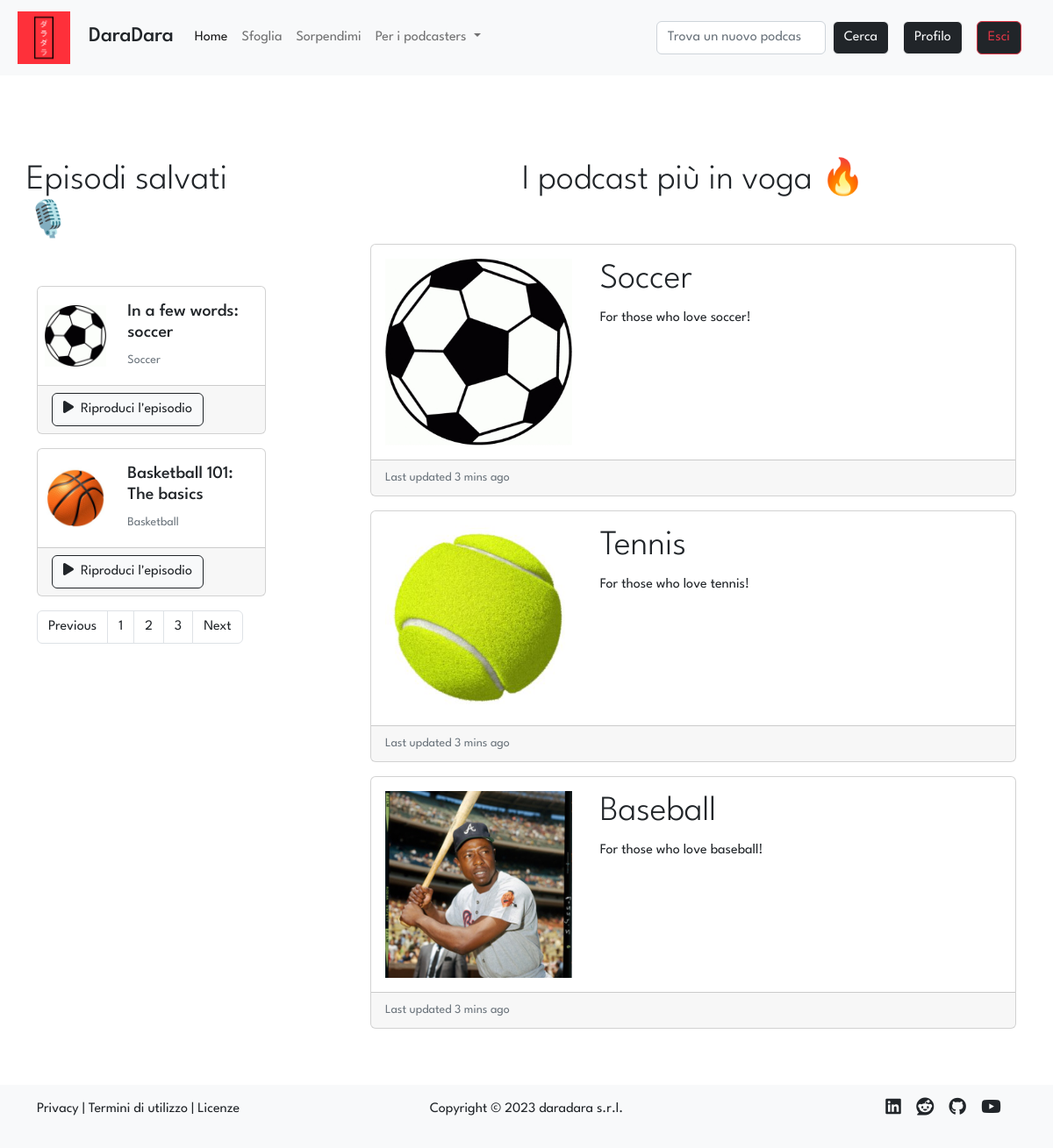
The page / (signed in) on the database its author committed.
### tables this page shows
CREATE TABLE "episodes" (
	"id"	INTEGER NOT NULL UNIQUE,
	"title"	TEXT NOT NULL UNIQUE,
	"description"	TEXT NOT NULL,
	"audio"	TEXT NOT NULL,
	"timestamp"	TEXT NOT NULL,
	"id_podcast"	INTEGER NOT NULL,
	FOREIGN KEY("id_podcast") REFERENCES "podcasts"("id"),
	PRIMARY KEY("id" AUTOINCREMENT)
);

CREATE TABLE "podcasts" (
	"id"	INTEGER NOT NULL UNIQUE,
	"title"	TEXT NOT NULL UNIQUE,
	"desc"	TEXT NOT NULL,
	"img"	TEXT NOT NULL,
	"id_user"	INTEGER NOT NULL,
	FOREIGN KEY("id_user") REFERENCES "users"("id"),
	PRIMARY KEY("id" AUTOINCREMENT)
);

### app.py (the view)
@app.route('/')
def index():
    if current_user.is_authenticated: # type: ignore
        saves = dao.get_saves_join_episodes_podcasts(current_user.id) # type: ignore
    else:
        saves = []
    onfire = dao.get_podcasts_onfire(number_of_podcasts=3)
    return render_template('index.html', saves=saves, onfire = onfire)

### app.py (called while the page is built)
@login_manager.user_loader
def load_user(user_id):
    return User(dao.get_user(user_id))

### data/dao.py (called while the page is built)
def get_saves_join_episodes_podcasts(id_user):
    conn, cursor = connect()
    saves = False
    try:
        sql = 'SELECT podcasts.id AS "id", episodes.id AS "ep_id", episodes.title AS "title", episodes.description "desc", podcasts.img AS "img", podcasts.title AS "podcast_title" FROM saves, episodes, podcasts WHERE saves.id_ep = episodes.id AND episodes.id_podcast = podcasts.id AND saves.id_user = ?'
        cursor.execute(sql, (id_user,))
        saves = cursor.fetchall()
    except Exception as e:
        print(e)
    close(conn, cursor)
    return saves

def get_user(id):
    conn, cursor = connect()
    user = False
    try:
        sql = 'SELECT * FROM users WHERE id = ?'
        cursor.execute(sql, (id,))
        user = cursor.fetchone()
    except Exception as e:
        print(e)
    close(conn, cursor)
    return user

def get_podcasts_onfire(number_of_podcasts=5):
    conn, cursor = connect()
    podcast = []
    try:
        sql = 'SELECT podcasts.id, COUNT(follows.id_user) AS "n_follows", podcasts.title, podcasts.desc, podcasts.img FROM podcasts, follows WHERE podcasts.id = follows.id_podcast GROUP BY podcasts.id ORDER BY n_follows DESC'
        cursor.execute(sql)
        podcast = cursor.fetchall()
    except Exception as e:
        print(e)
    close(conn, cursor)
    return podcast[:number_of_podcasts]

def connect():
    conn = sqlite3.connect(PATH)
    conn.row_factory = sqlite3.Row
    cursor = conn.cursor()
    return conn, cursor

def close(conn, cursor):
    cursor.close()
    conn.close()

### templates/index.html (shortened to what this page needs)
{% extends 'layout.html' %}
{% block homeActive %}active{% endblock %}
{% block content %}
<div class="row">
    <aside class="col-12 col-lg-3">
        <div class="row d-flex justify-content-center display-6 my-4 my-lg-5">Episodi salvati 🎙️</div>
        {% if current_user.is_authenticated %}
        {% if saves|length %}
            {% for save in saves[:5] %}
            <div class="row card mb-3 mx-2 mx-lg-0">
                <div class="row g-0">
                    <div class="col-2 col-lg-4 d-flex justify-content-around align-items-center">
                        <a href="{{url_for('episode', id_pod=save.id, id_ep=save.ep_id)}}">
                        <img class="card-img img-fluid p-1 p-lg-2" src="{{url_for('static', filename='uploads/images/covers/{0}{1}'.format(save.id, save.img))}}" class="card-img-left img-fluid h-100 w-100 d-block mx-auto" alt='podcast "{{save.title}}" image'>
                        </a>
                    </div>
                    <div class="col-10 col-lg-8">
                        <div class="card-body">
                            <a href="{{url_for('episode', id_pod=save.id, id_ep=save.ep_id)}}"><h5 class="card-title">{{ save.title }}</h5></a>
                            <a href="{{url_for('podcast', id=save.id)}}"><p class="card-text"><small class="text-muted">{{save.podcast_title}}</small></p></a>
                        </div>
                    </div>
                    <div class="card-footer d-flex justify-content-center justify-content-lg-start">
                        <a href="{{url_for('episode', id_pod=save.id, id_ep=save.ep_id)}}#player" class="btn btn-light btn-outline-dark"><i class="fa-solid fa-play me-2"></i>Riproduci l'episodio</a>
                    </div>
                </div>
            </div>
            {% endfor %}
            <nav aria-label="Page navigation example">
                <ul class="pagination">
                <li class="page-item"><a class="page-link" href="#">Previous</a></li>
                <li class="page-item"><a class="page-link" href="#">1</a></li>
                <li class="page-item"><a class="page-link" href="#">2</a></li>
                <li class="page-item"><a class="page-link" href="#">3</a></li>
                <li class="page-item"><a class="page-link" href="#">Next</a></li>
                </ul>
            </nav>
        {% endif %}
        {% endif %}
    </aside>
    <main class="col-12 col-lg offset-lg-1">
        <div class="row d-flex justify-content-center display-6 my-4 my-lg-5">I podcast più in voga 🔥</div>
        {% for podcast in onfire %}
        <a href="{{url_for('podcast', id=podcast.id)}}">
        <div class="row card mb-3 mx-2 mx-lg-0">
            <div class="row g-0">
                <div class="col-2 col-lg-4 d-flex justify-content-around align-items-center">
                    <img class="card-img img-fluid p-1 p-lg-3" src="{{url_for('static', filename='uploads/images/covers/{0}{1}'.format(podcast.id, podcast.img))}}" class="card-img-left img-fluid h-100 w-100 d-block mx-auto" alt="podcast {{i}} image">
                </div>
                <div class="col-10 col-lg-8">
                    <div class="card-body">
                        <p class="card-title display-6">{{ podcast.title }}</p>
                        <p class="card-text">{{podcast.desc}}</p>
                    </div>
                </div>
                <div class="card-footer">
                    <p class="card-text"><small class="text-muted">Last updated 3 mins ago</small></p>
                </div>
            </div>
        </div>
        </a>
        {% endfor %}
    </main>
</div>
{% endblock %}

### templates/layout.html (shortened to what this page needs)
<!DOCTYPE html>
<html lang="it">
<head>
    <link href="https://cdn.jsdelivr.net/npm/bootstrap@5.2.3/dist/css/bootstrap.min.css" rel="stylesheet">
    <link href="{{url_for('static', filename='stylesheets/layout.css')}}" rel="stylesheet" >
</head>
<body>
    <nav class="navbar navbar-expand-lg bg-light sticky-top">
        <div class="container-fluid mx-2">
            <a class="navbar-brand" href="{{ url_for('index') }}">
                <img class="img-fluid nav-img" src="{{url_for('static', filename='ico/daradara_medium.png')}}" alt="Logo DaraDara">
                <h4 class="d-inline-block mt-0 ms-3">DaraDara</h4>
            </a>
            <div class="collapse navbar-collapse" id="navbarSupportedContent">
            <ul class="navbar-nav me-auto mb-2 mb-lg-0">
                <li class="nav-item">
                <a class="nav-link {% block homeActive %}{% endblock %}" aria-current="page" href="{{ url_for('index') }}">Home</a>
                </li>
                <li class="nav-item">
                <a class="nav-link {% block searchActive %}{% endblock %}" href="#">Sfoglia</a>
                </li>
                <li class="nav-item">
                    <a class="nav-link {% block discoverActive %}{% endblock %}" href="#">Sorpendimi</a>
                </li>
                <li class="nav-item dropdown">
                <a class="nav-link dropdown-toggle" href="#" role="button" data-bs-toggle="dropdown" aria-expanded="false">
                    Per i podcasters
                </a>
                </li>
            </ul>
            <form class="d-flex" role="search">
                <input class="form-control me-2" type="search" placeholder="Trova un nuovo podcast" aria-label="Search">
                <button class="btn btn-outline-light btn-dark" type="submit">Cerca</button>
            </form>
            {% if not current_user.is_authenticated %}
            <a href = "{{ url_for('login') }}"><button type="button" id="loginBtn" class="btn btn-outline-light btn-dark my-3 my-lg-0 mx-lg-3">Accedi</button></a>
            {% else %}
            <a href="{{ url_for('profile', id = current_user.id) }}" ><button type="button" id="profileBtn" class="btn btn-outline-light btn-dark my-3 my-lg-0 mx-lg-3">Profilo</button></a>
            <a href = "{{ url_for('logout') }}"><button type="button" id="logoutBtn" class="btn btn-outline-danger btn-dark my-3 my-lg-0 me-lg-3">Esci</button></a>
            {% endif %}
            </div>
        </div>
    </nav>
    <div class="container mt-5">
        {% block content %}{% endblock %}
    </div>
    <footer class="bg-light py-3 mt-5">
        <div class="container">
            <div class="row">
                <div class="col-4">
                    <p>
                        <a href="#">Privacy</a> | <a href="#">Termini di utilizzo</a> | <a href="#">Licenze</a>
                    </p>
                </div>
                <div class="col">
                    <p class="text-center">Copyright &copy; 2023 daradara s.r.l.</p>
                </div>
                <div class="col-2 offset-2 d-flex flex-row-reverse justify-content-evenly social-icons">
                    <a href="https://youtube.com/playlist?list=PLs7DWGc_wmwTg9F9SkP6GWtJ5FV36dIxp" target="_blank"><i class="fab fa-youtube fa-lg"></i></a>
                    <a href="https://github.com/nMaax" target="_blank"><i class="fab fa-github fa-lg"></i></a>
                    <a href="https://www.reddit.com/r/podcasts/" target="_blank"><i class="fab fa-reddit fa-lg"></i></a>
                    <a href="https://www.linkedin.com/in/massimiliano-carli/" target="_blank"><i class="fab fa-linkedin fa-lg"></i></a>
                </div>
            </div>
        </div>
    </footer>
</body>
</html>

### static/stylesheets/layout.css (style rules this page uses)
* { font-family: 'League Spartan', sans-serif; }
a:not(.stock-a, .nav-link) { color: inherit; text-decoration: none; }
.nav-img { max-width: 60px; max-height: 60px; }

### rows shown on the page
episodes: img (picture), title "In a few words: soccer", podcast_title "Soccer"
episodes: img (picture), title "Basketball 101: The basics", podcast_title "Basketball"
podcasts: id+img (picture), title "Soccer", desc "For those who love soccer!"
podcasts: id+img (picture), title "Tennis", desc "For those who love tennis!"
podcasts: id+img (picture), title "Baseball", desc "For those who love baseball!"
